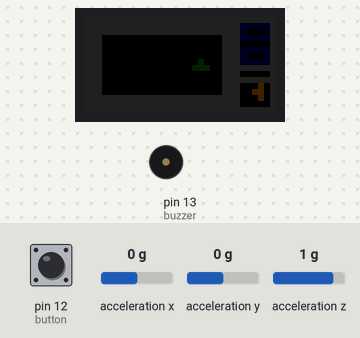
Simulated run of this sketch. Board: Arduino Uno, built with avr-gcc and run on an emulated ATmega328P. Shown: 32×16 colour display, buzzer (waves = sounding). Wiring (inferred from the names in the program): MPU-6050 motion sensor at I2C address 0x68. The inputs (shaded band) are chosen by the test bench; at power-on: acceleration x 0 g, pin 12 (button) LOW, acceleration y 0 g, acceleration z 1 g.

Above: at 4.2 s.
4.3 s: acceleration x set to -0.2 g
6.5 s: acceleration x set to -0.5 g
At 8.5 s:
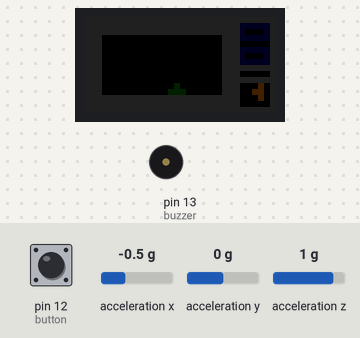
9.5 s: pin 12 (button) pulled HIGH for 1 s
11.1 s: acceleration y set to -1.4 g
At 13.78 s:
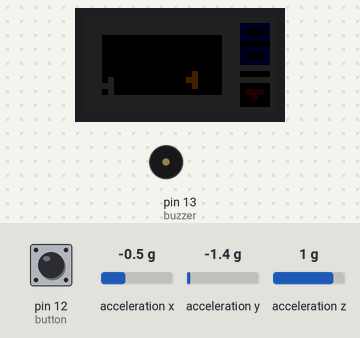
13.8 s: pin 12 (button) pulled HIGH for 0.15 s
14.5 s: acceleration x set to 0.8 g
At 14.67 s:
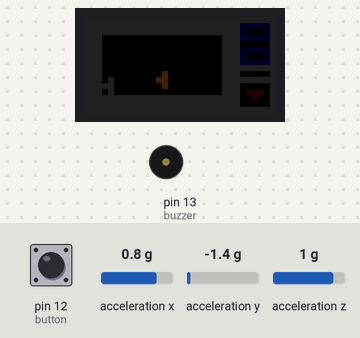
Timing chart, 0 to 17.0 s (numbered marks = the images above; inputs shaded):
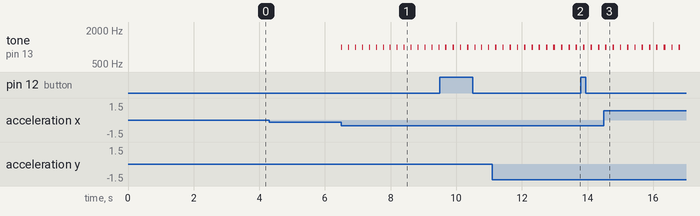

The sketch:

GameMachine.ino
```cpp
/***********************************************************************
 * A game machine implementation of Tetris.
 *
 *  -Controlled by a handheld device made by a 3d accelerometer MPU-6050
 *  -Display on 32x16 Adafruit RGB LED matrix panel
 *  -Use Arduino UNO as controller
 *
 * By Mengwei Yuan & Yang Wang
 ***********************************************************************/

// RGEmatrix - Gaming Didsplay
#include <RGBmatrixPanel.h>
#define CLK  8
#define OE   9
#define LAT 10
#define A   A0
#define B   A1
#define C   A2
RGBmatrixPanel matrix(A, B, C, CLK, LAT, OE, false);

// All types of colors to be used
#define BLACK  matrix.Color333(0, 0, 0)
#define GRAY   matrix.Color333(1, 1, 1)
#define YELLOW matrix.Color333(2, 1, 0)
#define BLUE   matrix.Color333(0, 0, 1)
#define GREEN  matrix.Color333(0, 1, 0)
#define ORANGE matrix.Color333(2, 1, 0)
#define RED    matrix.Color333(1, 0, 0)
#define PURPLE matrix.Color333(1, 0, 1)
#define CYAN   matrix.Color333(0, 1, 1)

/*
 * Tetrominoes representation in binary bits, within a 4x4 digit area.
 * All possible shapes in 4 directions of 7 types of tetrominoes
 */
const uint16_t tetrominoes[28] = {
  // xxxx
  0b1111000000000000, 0b0100010001000100, 0b1111000000000000, 0b0010001000100010,
  // xx
  // xx
  0b0110011000000000, 0b0110011000000000, 0b0110011000000000, 0b0110011000000000,
  // xx
  //  xx
  0b0110001100000000, 0b0010011001000000, 0b0110001100000000, 0b0010011001000000,
  //  xx
  // xx
  0b0110110000000000, 0b0100011000100000, 0b0110110000000000, 0b0100011000100000,
  // xxx
  // x
  0b0111010000000000, 0b0100010001100000, 0b0001011100000000, 0b0110001000100000,
  // xxx
  //   x
  0b1110001000000000, 0b0110010001000000, 0b0100011100000000, 0b0010001001100000,
  // xxx
  //  x
  0b1110010000000000, 0b0100011001000000, 0b0100111000000000, 0b0010011000100000};

/*
 * Numbers representation in binary bits.
 * Each number is represented in a 3x5 digit area, so the first bit is left empty.
 */
const uint16_t numbers[10] ={
  0b0111101101101111,     // 0
  0b0010010010010010,     // 1
  0b0111001111100111,     // 2
  0b0111001111001111,     // 3
  0b0101101111001001,     // 4
  0b0111100111001111,     // 5
  0b0111100111101111,     // 6
  0b0111001001001001,     // 7
  0b0111101111101111,     // 8
  0b0111101111001111 };   // 9

#define  WIDTH        16
#define  HEIGHT       23
#define  EDGE         3
#define  TETRO_SIZE   4

#define  OPERATION_PERIOD      200
#define  TETRO_FALLING_PERIOD  1000
unsigned long lastOp    = 0;
unsigned long lastFall  = 0;

uint8_t  left      = 0,
         right     = 0,
         rotation  = 0,
         speedup   = 0;

int      buzzer = 13;
int      button = 12;
boolean  pixels[HEIGHT][WIDTH];
boolean  block[TETRO_SIZE][TETRO_SIZE];

uint8_t  blockCursor_x;
uint8_t  blockCursor_y;

uint16_t background_color = GRAY;
uint16_t score_color      = BLUE;
boolean  gameOver         = false;
uint8_t  scores           = 0;

/*******************************************************************************************
 * Tetromino class.
 *
 * All tetrominoes have their information stored in this kind of objects.
 * Containing information including the index in the tetromino table, the binary
 * representaion of the shape, and the color.
 *******************************************************************************************/
class Tetromino
{
  uint16_t tetro;
  uint16_t color;
  uint8_t  index;

  public:
  // Constructor
  Tetromino () {
  }

  // Update this tetromino object with provided information.
  void Update( uint8_t n_index, uint16_t n_color){
    tetro = tetrominoes[n_index];
    color = n_color;
  }

  // Assign new tetromino values to this object.
  void getNew() {
    index = millis()%28;
    tetro = tetrominoes[index];
    switch (millis()%8) {
      case 0: color = GRAY;    break;
      case 1: color = YELLOW;  break;
      case 2: color = BLUE;    break;
      case 3: color = GREEN;   break;
      case 4: color = ORANGE;  break;
      case 5: color = RED;     break;
      case 6: color = PURPLE;  break;
      case 7: color = CYAN;    break;
    }
  }

  // Return information accordingly.
  uint8_t retIndex(){
    return index;
  }
  uint16_t retColor(){
    return color;
  }
  uint16_t retTetro(){
    return tetro;
  }
};

Tetromino current_tetro;
Tetromino next_tetro;

/*********************************************************************************************
 * Main flow of the project.
 *
 * Set up all peripherals and start and control the game.
 * This is the main structure of the project and is mostly calling other functions.
 **********************************************************************************************/
void setup() {
  matrix.begin();
  Serial.begin(9600);
  pinMode(button, INPUT);
  pinMode(buzzer,OUTPUT);
  accelerometer_setup();
  current_tetro.getNew();
  next_tetro.getNew();
  reset();
//  timercount_setup();
}

/*
 * Reset current game and start a new game.
 *  -Set up the background display when the game starts
 *  -Set up the margins and clean up the playground
 *  -Drop a tetromino from middle top to start the game at last
 */
void reset () {
  // draw the background of upper part where scores and next tetromino are displayed
  // horizontal lines
  matrix.drawLine(24, 0, 24, 15, background_color);
  matrix.drawLine(23, 0, 23, 15, background_color);
  matrix.drawLine(25, 0, 25, 15, background_color);
  matrix.drawLine(31, 0, 31, 15, background_color);
  // vertical lines
  matrix.drawLine(31, 0,  26, 0,  background_color);
  matrix.drawLine(31, 8,  26, 8,  background_color);
  matrix.drawLine(31, 10, 23, 10, background_color);
  matrix.drawLine(31, 15, 23, 15, background_color);

  // set up the playground in the lower part of RGB matrix panel
  for(uint8_t i = EDGE; i < HEIGHT; i++){
    for(uint8_t j = EDGE; j < WIDTH - EDGE; j++){
      pixels[i][j] = false;
    }
  }
  for(uint8_t i = 0; i < HEIGHT; i++){
    for(uint8_t j = 0; j < EDGE; j++){
      pixels[i][j] = true;
      pixels[i][15-j] = true;
    }
  }
  for(uint8_t i = 0; i < EDGE; i++){
    for(uint8_t j = EDGE; j < WIDTH - EDGE; j++){
      pixels[i][j] = true;
    }
  }
  updatedisp();

  gameOver = false;
  scores = 0;
  printScore();
  animation();
  delay(1000);
  dropnew();
}

/*
 * Drop the next tetromino..
 * Update the current tetromino and randomly generate a new tetromino.
 */
void dropnew () {
  current_tetro.Update(next_tetro.retIndex(), next_tetro.retColor());
  next_tetro.getNew();
  previewtetro();
  uint2bool(current_tetro.retTetro());
  blockCursor_x = 6;
  blockCursor_y = 22;
  drawtetro(true);
  if(ifCollision('d') == true){
    gameOver = true;
  } else {
    drawtetro(true);
  }
}

/*
 * Repeatedly called to continue the game.
 * If the game is over, play the animation and wait for the button to restart the game.
 * Otherwise, the system continues to read operations and keep the current tetromino moving down.
 */
void loop () {
  if(!gameOver){
    determineOperation();
    operationHandler();
    if((millis()-lastFall)>TETRO_FALLING_PERIOD){
      moveDown();
      lastFall = millis();
    }
  } else {
    gameOver = true;
    animation();
    while(1){
     if(digitalRead(button)==HIGH){
       gameOver = false;
       reset();
       break;
     }
    }
  }
}
```

accelerometer.ino
```cpp
/*********************************************************************************
 * Accelerometer - Handheld Game Controller.
 *
 *  - read values from the accelerometer and determine operations accordingly
 *  - pass informatin to the system to conduct the operations
 *********************************************************************************/

#include <Wire.h>
#define MPU       0x68    // MPU6050 I2C address
#define PWR_MGMT  0x6B
float AccX, AccY, AccZ;

// Power on the accelerometer
void accelerometer_setup () {
  Wire.begin();                      // Initialize comunication
  Wire.beginTransmission(MPU);       // Start communication with MPU6050
  Wire.write(PWR_MGMT);              // Talk to the register 6B
  Wire.write(0x00);                  // Make reset - place a 0 into the 6B register
  Wire.endTransmission(true);        // End the transmission
  delay(20);
}

/*
 * Determine the operations according to the read values from the accelerometer.
 * The information about the determined operations is store in relevant variables.
 * Combined operations in both directions (vertical & horizontal) are allowed.
 */
void determineOperation () {
  // === Read acceleromter data === //
  Wire.beginTransmission(MPU);
  Wire.write(0x3B);                         // Start with register 0x3B (ACCEL_XOUT_H)
  Wire.endTransmission(false);
  Wire.requestFrom(MPU, 6, true);           // Read 6 registers total, each axis value is stored in 2 registers
  //For a range of +-2g, we need to divide the raw values by 16384, according to the datasheet
  AccX = (Wire.read() << 8 | Wire.read()) / 16384.0;            // X-axis value
  AccY = (Wire.read() << 8 | Wire.read()) / 16384.0;            // Y-axis value
  AccZ = (Wire.read() << 8 | Wire.read()) / 16384.0;            // Z-axis value
//  //Print the values on the serial monitor if needed
//  Serial.print(AccX);   Serial.print("/");
//  Serial.print(AccY);   Serial.print("/");
//  Serial.println(AccZ);

  // === Determine operation === //
  // Horizontal operations---------------------------------------------
  if (AccX < -0.3 ) {                //move right
    right++;
    left = 0;
  } else if (AccX > 0.3) {           //move left
    left++;
    right = 0;
  } else {                           //no operation
    left = 0;
    right = 0;
  }

  // Vertical operations------------------------------------------------
  if (AccY > 0.3) {                  //rotate
    rotation++;
    speedup = 0;
  } else if (AccY < -0.3){           //speed up
    speedup++;
    rotation = 0;
  } else {
    speedup = 0;
    rotation = 0;
  }
}

/*
 * Read and execute corresponding operations periodically
 */
void operationHandler (){
  if(millis()-lastOp < OPERATION_PERIOD){
     return;
   }
   determineOperation();
  //Execute the operations
  // Horizontal operations------------------------------------------------
  if(left != 0){                        //move left
    moveLeft();
    tone(buzzer, 1000);
    delay(10);
    noTone(buzzer);
    lastOp = millis();
  } else if (right != 0){               //move right
    moveRight();
    tone(buzzer, 1000);
    delay(10);
    noTone(buzzer);
    lastOp = millis();
  }

  // Vertical operations----------------------------------------------------
  if(speedup != 0){                     //speed up
    moveDown();
    tone(buzzer, 1000);
    delay(10);
    noTone(buzzer);
    lastOp = millis();
  }
  if(digitalRead(button)==HIGH){        //rotate
    rotate();
    tone(buzzer, 1000);
    delay(10);
    noTone(buzzer);
    lastOp = millis();
    }
}
```

display.ino
```cpp
/*******************************************************************************
 * Display the game.
 *
 * Including the background, the playground, socres, and preview of tetromino.
 *******************************************************************************/

// Transfer the tetromino information from binary bits to a boolean matrix.
void uint2bool (uint16_t value) {
  uint16_t shifter = 0b1000000000000000;
  for(uint8_t i = 0; i < TETRO_SIZE; i++){
    for(uint8_t j = 0; j < TETRO_SIZE; j++){
      if((shifter & value)>0){
        block[i][j] = true;
      }else{
        block[i][j] = false;
      }
      shifter = shifter >> 1;
    }
  }
}

/*
 * Display the background on lower hals of the RGB matrix panel.
 * Update when a tetromino collides and stop dropping.
 */
void updatedisp (){
  for(uint8_t i = 0; i < HEIGHT; i++){
    for(uint8_t j = 0; j < WIDTH; j++){
      if(pixels[i][j] == true){
        matrix.drawPixel(i, j, background_color);
      }
      else{
        matrix.drawPixel(i, j, BLACK);
      }
    }
  }
}

// Display the current tetromino on RGB matrix panel.
void drawtetro (boolean colorful){
  for(uint8_t i = 0; i < TETRO_SIZE; i++){
    for(uint8_t j = 0; j < TETRO_SIZE; j++){
      if(block[i][j] == true){
        if(colorful == true){
          matrix.drawPixel(blockCursor_y-i, blockCursor_x+j, current_tetro.retColor());
        }else{
          matrix.drawPixel(blockCursor_y-i, blockCursor_x+j, BLACK);
        }
      }
    }
  }
}

/*
 * Preview the next tetromino while playing.
 * Update each time the current tetromino collides and a new tetromino drops from the middle top.
 * Parameters 'cursor-' indicate the upper right location on the RGB matrix panel.
 */
void previewtetro (){
  byte cursorx = 29;
  byte cursory = 11;
  uint16_t shifter = 0b1000000000000000;
  for(uint8_t i = 0; i < TETRO_SIZE; i++){
    for(uint8_t j = 0; j < TETRO_SIZE; j++){
      if((shifter & next_tetro.retTetro()) > 0){
        matrix.drawPixel(cursorx-i, cursory+j, next_tetro.retColor());
      }else{
        matrix.drawPixel(cursorx-i, cursory+j, BLACK);
      }
      shifter = shifter >> 1;
    }
  }
}

/*
 * Print the scores that player has gained in real time.
 * Update each time a line is finished.
 * Parameters 'cursor-' indicate the upper left location on the RGB matrix panel.
 */
void printScore () {
  byte cursorx = 30;
  byte cursory1 = 1;    // for first digit
  byte cursory2 = 5;    // for second digit
  uint16_t shifter = 0b0100000000000000;

  for(uint8_t i = 0; i < 5; i++){
    for(uint8_t j = 0; j < 3; j++){
      //print first digit
      if((shifter & numbers[scores/10]) > 0){
        matrix.drawPixel(cursorx-i, cursory1+j, score_color);
      }else{
        matrix.drawPixel(cursorx-i, cursory1+j, BLACK);
      }
      //print the second digit
      if((shifter & numbers[scores%10]) > 0){
        matrix.drawPixel(cursorx-i, cursory2+j, score_color);
      }else{
        matrix.drawPixel(cursorx-i, cursory2+j, BLACK);
      }
      shifter = shifter >> 1;
    }
  }
}

/*
 * An animation to be displayed between games.
 * Fill the playground and empty it row by row
 */
void animation () {
  for(uint8_t i = EDGE; i < HEIGHT; i++){
    for(uint8_t j = EDGE; j < WIDTH - EDGE; j++){
      pixels[i][j] = false;
      matrix.drawPixel(i,j,GRAY);
    }
    delay(50);
  }
  for(uint8_t i = EDGE; i < HEIGHT; i++){
    for(uint8_t j = EDGE; j < WIDTH - EDGE; j++){
      matrix.drawPixel(i,j,BLACK);
    }
    delay(50);
  }
}
```

opExecution.ino
```cpp
/********************************************************************************************
 * The execution of all operations.
 *
 * Check if any collision before execution and check if a line is filled if collides.
 ********************************************************************************************/

/*
 * Execute operations correspondingly.
 * Only happens when there is no collision on the conduction of the operation.
 */
 void moveDown () {
  if(ifCollision('d') == false){
    drawtetro(false);
    blockCursor_y--;
    drawtetro(true);
  }else{
    // If collide, update current tetromino to the background and drop next tetromino
    for(uint8_t i = 0; i < TETRO_SIZE; i++){
      for(uint8_t j = 0; j < TETRO_SIZE; j++){
        if(block[i][j] == true){
          pixels[blockCursor_y-i][blockCursor_x+j] = true;
        }
      }
    }
    ifLine();
    updatedisp();
    dropnew();
  }
}
void moveRight () {
  if(ifCollision('r') == false){
    drawtetro(false);
    blockCursor_x++;
    drawtetro(true);
  }
}
void moveLeft () {
  if(ifCollision('l') == false){
    drawtetro(false);
    blockCursor_x--;
    drawtetro(true);
  }
}
void rotate () {
  if(ifCollision('o') == false){
     drawtetro(true);
  }
}

/*
 * Check if there is any collision on the conduction of operations.
 * Retrun true if a collision is about to happen.
 */
boolean ifCollision (char instruction) {
  switch (instruction){
     // === Operation: Move Down === //
     case'd':
     for(uint8_t i = 0; i < TETRO_SIZE; i++){
       for(uint8_t j = 0; j < TETRO_SIZE; j++){
         if((block[i][j] == true)&&(pixels[blockCursor_y-i-1][blockCursor_x+j] == true)){
            return true;
         }
       }
     }
     return false;

     // === Operation: Move Left === //
     case'l':
     for(uint8_t i = 0; i < TETRO_SIZE; i++){
       for(uint8_t j = 0; j < TETRO_SIZE; j++){
         if((block[i][j] == true)&&(pixels[blockCursor_y-i][blockCursor_x+j-1]) == true){
            return true;
         }
       }
     }
     return false;

     // === Operation: Move Right === //
     case'r':
     for(uint8_t i = 0; i < TETRO_SIZE; i++){
       for(uint8_t j = 0; j < TETRO_SIZE; j++){
         if((block[i][j] == true)&&(pixels[blockCursor_y-i][blockCursor_x+j+1]) == true){
            return true;
         }
       }
     }
     return false;

     // === Operation: Rotate === //
     case'o':
     uint2bool(tetrominoes[(current_tetro.retIndex()/4)*4+(current_tetro.retIndex()+1)%4]);
     for(uint8_t i = 0; i < TETRO_SIZE; i++){
       for(uint8_t j = 0; j < TETRO_SIZE; j++){
         if((block[i][j] == true)&&(pixels[blockCursor_y-i][blockCursor_x+j]) == true){
          uint2bool(current_tetro.retTetro());
          return true;
         }
       }
     }
     uint2bool(current_tetro.retTetro());
     drawtetro(false);
     current_tetro.Update((current_tetro.retIndex()/4)*4+(current_tetro.retIndex()+1)%4, current_tetro.retColor());
     uint2bool(current_tetro.retTetro());
     return false;
  }
}

/*
 * Check if a line is accomplished.
 * If so, eliminate the accomplished line and update the scores.
 */
void ifLine () {
  int accomplishline = 1;
  for(uint8_t i = EDGE; i< HEIGHT; i++){
    accomplishline = 1;
    for(uint8_t j = EDGE; j < WIDTH-EDGE; j++){
      if(pixels[i][j] == false){
        accomplishline = 0;
        break;
      }
    }
    if(accomplishline == 1){
      delay(1000);
      for(uint8_t k = i; k < HEIGHT - 1; k++){
        for(uint8_t l = EDGE; l < WIDTH-EDGE; l++){
          if(pixels[k+1][l] == true){
             pixels[k][l] = true;
          } else {
            pixels[k][l] = false;
          }
        }
      }
      i = i-1;
      scores++;
      printScore();
    }
  }
}
```

Measured:
- the behaviour switches between -0.3 and -0.4 g on acceleration x (found by bisection; images 0 and 1)
- after the input at 6.5 s, tone on pin 13 (buzzer): alternates 1000 Hz for 0.01 s and silent for 0.20 s, starting at once
